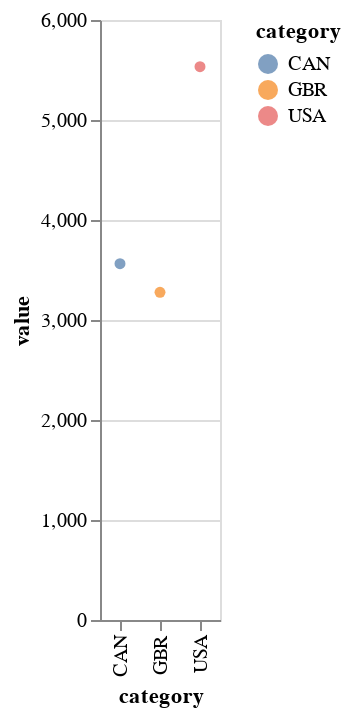

The code cell stored with this chart in its notebook:
### Code cell
data = pd.DataFrame({
    'category' : ['USA', 'CAN', 'GBR'] ,
    'value' : [5533, 3563, 3277]
})

alt.Chart(data).mark_circle().encode(
    x = 'category',
    y = 'value',
    color = 'category'
)

### Figure 1 — Vega-Lite specification as saved in the notebook (floating-point values rounded to 4 significant figures)
{"config": {"view": {"continuousWidth": 400, "continuousHeight": 300}}, "data": {"name": "data-783f311cf8edfb32deedb1205d1ece22"}, "mark": "circle", "encoding": {"color": {"field": "category", "type": "nominal"}, "x": {"field": "category", "type": "nominal"}, "y": {"field": "value", "type": "quantitative"}}, "$schema": "https://vega.github.io/schema/vega-lite/v4.17.0.json", "datasets": {"data-783f311cf8edfb32deedb1205d1ece22": [{"category": "USA", "value": 5533}, {"category": "CAN", "value": 3563}, {"category": "GBR", "value": 3277}]}}
